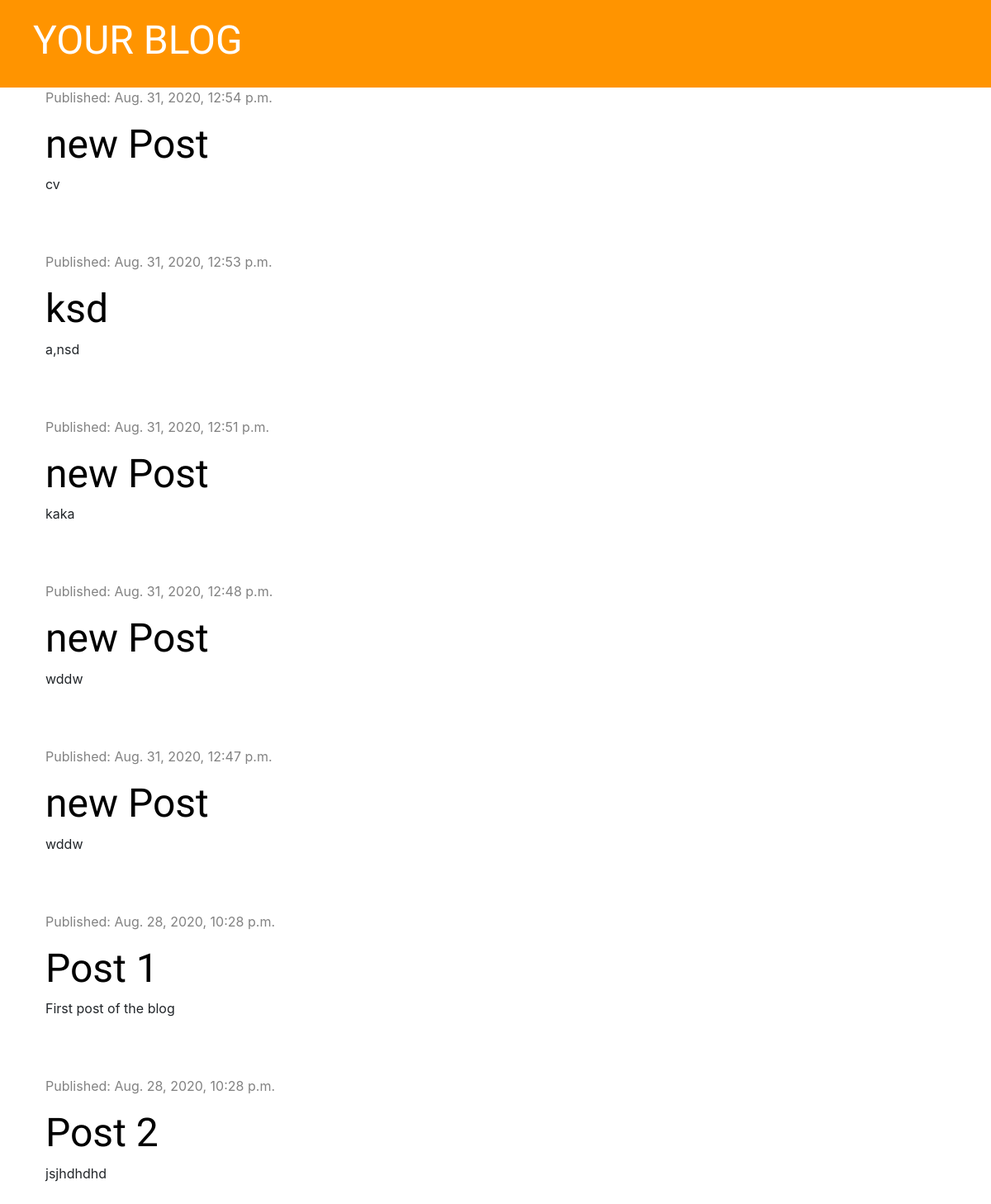
/, run on an earlier commit of the app's database.
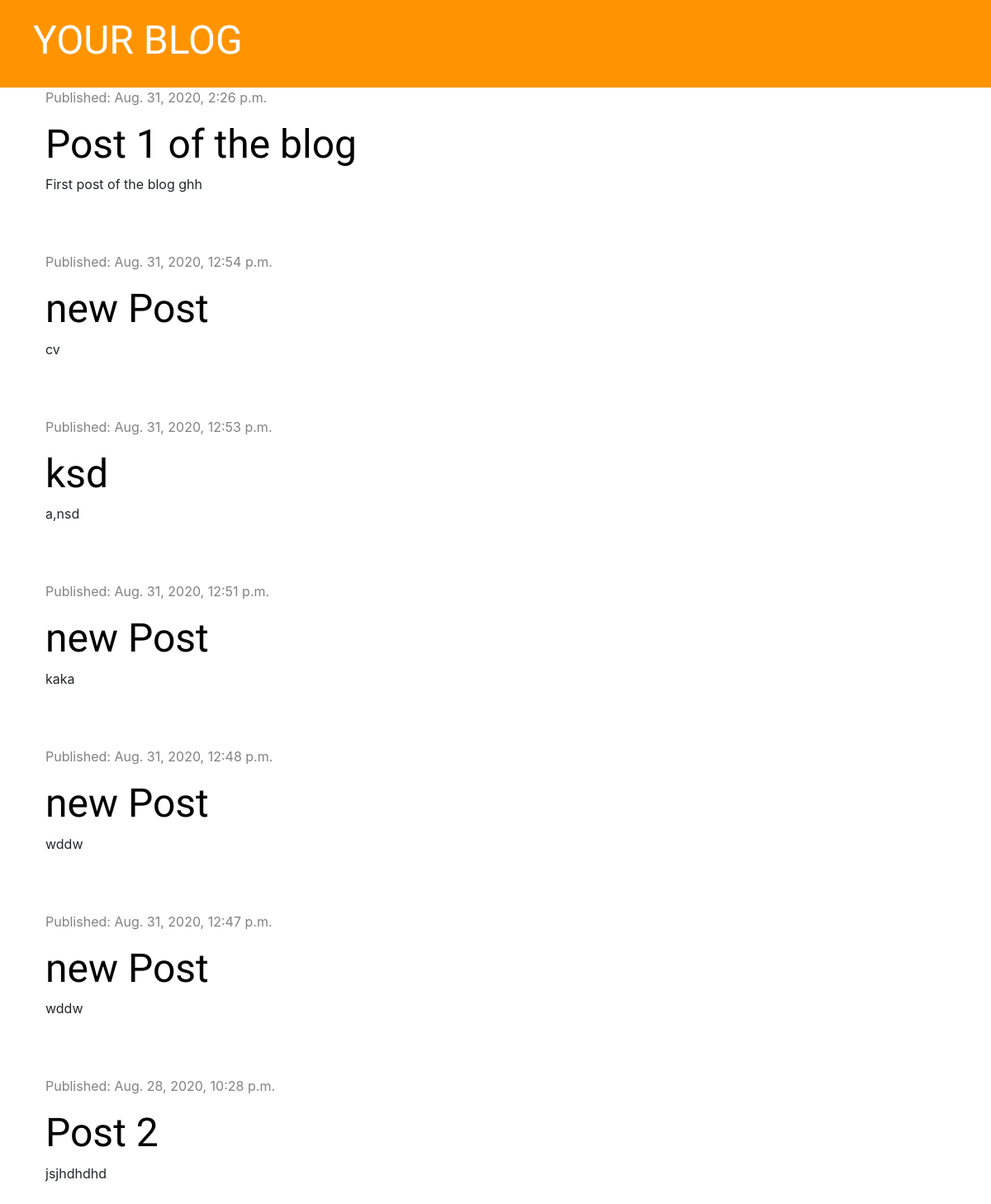
And on a later commit of the database.
### blog/models.py (models this page shows, shortened)
class Post(models.Model):
    author = models.ForeignKey('auth.User', on_delete=models.CASCADE)
    title = models.CharField(max_length=200)
    text = models.TextField()
    created_date = models.DateTimeField(default=timezone.now)
    published_date = models.DateTimeField(blank=True, null=True)

### blog/views.py (the view)
# urls.py: path('', views.post_list, name='post_list'),
def post_list(request):
    posts = Post.objects.filter(published_date__lte=timezone.now()).order_by('-published_date')
    stuff_for_frontend = {'posts': posts}
    return render(request, 'blog/post_list.html', stuff_for_frontend)

### blog/templates/blog/post_list.html
{% extends 'blog/base.html' %}
{% block content %}
                {% for post in posts %}
                    <div class="post">
                        <div class="date">
                            <p>Published: {{ post.published_date }}</p>
                        </div>
                        <h1><a href="{% url 'post_detail' pk=post.pk %}">{{ post.title }}</a></h1>
                        <p>{{ post.text|truncatechars:50|linebreaksbr }}</p>
                    </div>
                {% endfor %}
{% endblock %}

### blog/templates/blog/base.html (shortened to what this page needs)
{% load static %}
<!doctype html>
<html>
<head>
    <link href="https://stackpath.bootstrapcdn.com/bootstrap/4.5.2/css/bootstrap.min.css" rel="stylesheet">
    <link href="{% static 'css/blog.css' %}" rel="stylesheet">
    <link href="https://use.fontawesome.com/releases/v5.14.0/css/all.css" rel="stylesheet"></head>
<body>
    <div class="page-header">
        <h1><a href="{% url "post_list" %}">YOUR BLOG</a></h1>
    </div>
    <div class="content container">
        <div class="row">
            <div class="col-md-8">
                {% block content %}
                {% endblock %}
            </div>
        </div>
    </div>
</body>
</html>

### blog/static/css/blog.css (style rules this page uses)
.page-header { background-color: #ff9400; margin-top: 0; padding: 20px 20px 20px 40px; }
.page-header h1, .page-header h1 a { color: #ffffff; font-size: 36pt; text-decoration: none; }
.content { margin-left: 40px; }
h1, h2, h3, h4 { font-family: 'Tangerine', 'Inconsolata', 'Droid Sans', 'serif'; font-size: 48px; }
.date { color: #828282; }
.post { margin-bottom: 70px; }
.post h1 a { color: black; }

What changed in the data, as far as the page shows it:
changed Post: published_date "Aug. 28, 2020, 10:28 p.m." → "Aug. 31, 2020, 2:26 p.m."; title "Post 1" → "Post 1 of the blog"; text "First post of the blog" → "First post of the blog ghh"; moves up the list
